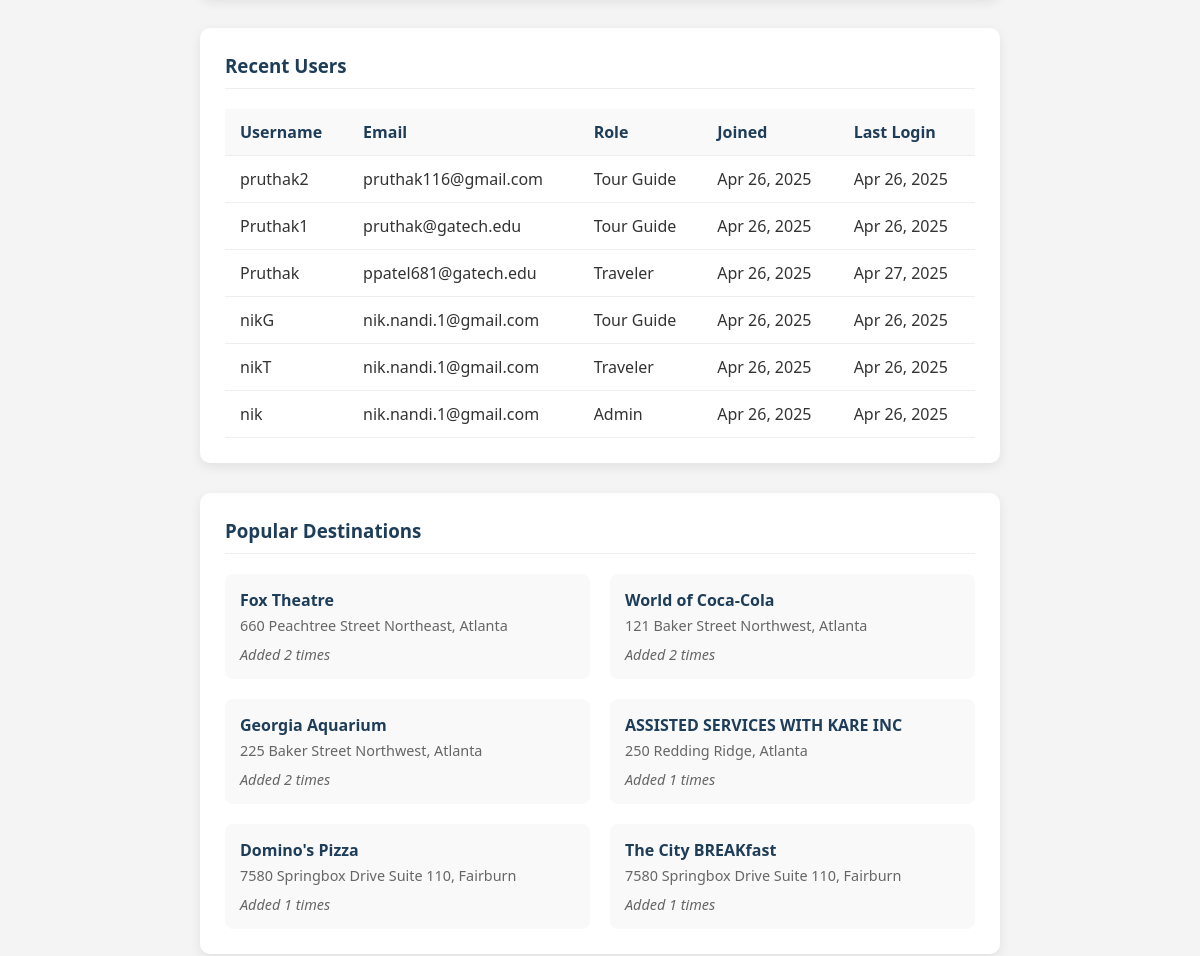
The page /accounts/profile/ (signed in, middle part) on the database as committed earlier.
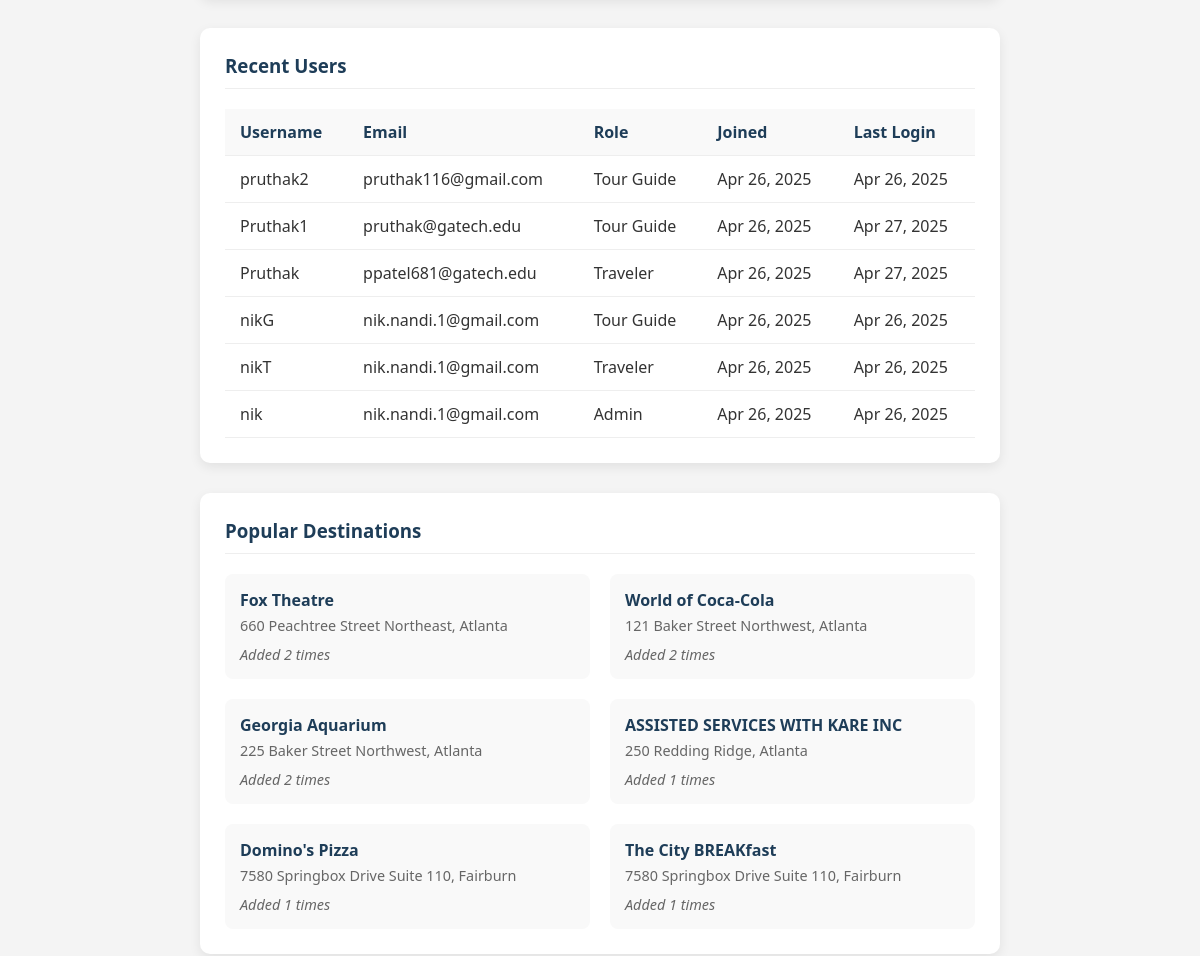
The same page on the database as committed later.
### pages/models.py (models this page shows, shortened)
class User(AbstractUser):
    ROLE_CHOICES = (
        ('traveler', 'Traveler'),
        ('guide', 'Tour Guide'),
        ('admin', 'Admin'),
    )
    role = models.CharField(max_length=20, choices=ROLE_CHOICES, default='traveler')
    def is_admin(self):
        return self.role == 'admin'

### pages/views.py (the view)
# urls.py: path('accounts/profile/', views.profile_view, name='profile'),
@login_required
def profile_view(request):
    trip_areas = TripArea.objects.filter(user=request.user)
    context = {'trip_areas': trip_areas}
    if request.user.is_admin():
        user_count = User.objects.count()
        traveler_count = User.objects.filter(role='traveler').count()
        guide_count = User.objects.filter(role='guide').count()
        admin_count = User.objects.filter(role='admin').count()
        trip_area_count = TripArea.objects.count()
        avg_radius = TripArea.objects.aggregate(Avg('radius'))['radius__avg'] or 0
        itinerary_count = ItineraryItem.objects.count()
        trip_areas_with_items = TripArea.objects.annotate(item_count=Count('itinerary_items')).filter(item_count__gt=0)
        avg_items_per_trip = trip_areas_with_items.aggregate(Avg('item_count'))['item_count__avg'] or 0
        recent_trip_areas = TripArea.objects.select_related('user').prefetch_related('itinerary_items').order_by('-created_at')[:10]
        recent_users = User.objects.order_by('-date_joined')[:10]
        recent_logs = LogEntry.objects.select_related('user', 'content_type').order_by('-action_time')[:15]
        all_users = User.objects.order_by('username')
        popular_destinations = (
            ItineraryItem.objects
            .values('place_id', 'name', 'address')
            .annotate(count=Count('place_id'))
            .order_by('-count')[:6]
        )
        context.update({
            'user_count': user_count,
            'traveler_count': traveler_count,
            'guide_count': guide_count,
            'admin_count': admin_count,
            'trip_area_count': trip_area_count,
            'avg_radius': avg_radius,
            'itinerary_count': itinerary_count,
            'avg_items_per_trip': avg_items_per_trip,
            'recent_trip_areas': recent_trip_areas,
            'recent_users': recent_users,
            'popular_destinations': popular_destinations,
            'recent_logs': recent_logs,  # Add logs to context
            'all_users': all_users,      # Add all users to context
        })
    return render(request, 'pages/profile.html', context)

### pages/templates/pages/profile.html (shortened to what this page needs)
{% extends 'pages/base.html' %}
{% block content %}
<div class="profile-container">
    {% if user.is_admin %}
        {% include 'pages/admin_dashboard.html' %}
    {% endif %}
</div>
{% endblock %}

### pages/templates/pages/admin_dashboard.html (shortened to what this page needs)
<div class="admin-dashboard">
    <div class="admin-section">
        <h3>Recent Users</h3>
        <table class="admin-table">
            <thead>
                <tr>
                    <th>Username</th>
                    <th>Email</th>
                    <th>Role</th>
                    <th>Joined</th>
                    <th>Last Login</th>
                </tr>
            </thead>
            <tbody>
                {% for user in recent_users %}
                <tr>
                    <td>{{ user.username }}</td>
                    <td>{{ user.email }}</td>
                    <td>{{ user.get_role_display }}</td>
                    <td>{{ user.date_joined|date:"M d, Y" }}</td>
                    <td>{{ user.last_login|date:"M d, Y" }}</td>
                </tr>
                {% endfor %}
            </tbody>
        </table>
    </div>
    <div class="admin-section">
        <h3>Popular Destinations</h3>
        <div class="popular-destinations">
            {% for item in popular_destinations %}
            <div class="popular-destination-card">
                <h4>{{ item.name }}</h4>
                <p>{{ item.address }}</p>
                <div class="destination-stats">
                    <span>Added {{ item.count }} times</span>
                </div>
            </div>
            {% endfor %}
        </div>
    </div>
</div>

Rows that differ between the two databases and show on the page:
changed User "Pruthak1": last_login "Apr 26, 2025" → "Apr 27, 2025"
